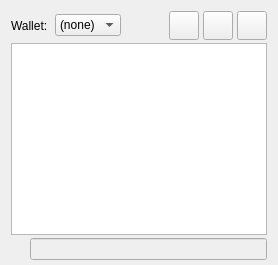
     <widget class="QWidget" name="tab_console">
      <attribute name="title">
       <string>&amp;Console</string>
      </attribute>
      <layout class="QVBoxLayout" name="verticalLayout_3">
       <property name="spacing">
        <number>3</number>
       </property>
       <property name="bottomMargin">
        <number>5</number>
       </property>
       <item>
        <layout class="QHBoxLayout" name="horizontalLayout">
         <property name="spacing">
          <number>4</number>
         </property>
         <item>
          <widget class="QLabel" name="WalletSelectorLabel">
           <property name="text">
            <string>Wallet: </string>
           </property>
          </widget>
         </item>
         <item>
          <widget class="QComboBox" name="WalletSelector">
           <property name="sizeAdjustPolicy">
            <enum>QComboBox::AdjustToContents</enum>
           </property>
           <item>
            <property name="text">
             <string>(none)</string>
            </property>
           </item>
          </widget>
         </item>
         <item>
          <spacer name="horizontalSpacer">
           <property name="orientation">
            <enum>Qt::Horizontal</enum>
           </property>
           <property name="sizeHint" stdset="0">
            <size>
             <width>40</width>
             <height>20</height>
            </size>
           </property>
          </spacer>
         </item>
         <item>
          <widget class="QToolButton" name="fontSmallerButton">
           <property name="toolTip">
            <string>Decrease font size</string>
           </property>
           <property name="text">
            <string/>
           </property>
           <property name="icon">
            <iconset resource="../cscoin.qrc">
             <normaloff>:/icons/fontsmaller</normaloff>:/icons/fontsmaller</iconset>
           </property>
           <property name="iconSize">
            <size>
             <width>22</width>
             <height>22</height>
            </size>
           </property>
          </widget>
         </item>
         <item>
          <widget class="QToolButton" name="fontBiggerButton">
           <property name="toolTip">
            <string>Increase font size</string>
           </property>
           <property name="text">
            <string/>
           </property>
           <property name="icon">
            <iconset resource="../cscoin.qrc">
             <normaloff>:/icons/fontbigger</normaloff>:/icons/fontbigger</iconset>
           </property>
           <property name="iconSize">
            <size>
             <width>22</width>
             <height>22</height>
            </size>
           </property>
          </widget>
         </item>
         <item>
          <widget class="QToolButton" name="clearButton">
           <property name="toolTip">
            <string>Clear console</string>
           </property>
           <property name="layoutDirection">
            <enum>Qt::LeftToRight</enum>
           </property>
           <property name="text">
            <string/>
           </property>
           <property name="icon">
            <iconset resource="../cscoin.qrc">
             <normaloff>:/icons/remove</normaloff>:/icons/remove</iconset>
           </property>
           <property name="iconSize">
            <size>
             <width>22</width>
             <height>22</height>
            </size>
           </property>
           <property name="shortcut">
            <string notr="true">Ctrl+L</string>
           </property>
          </widget>
         </item>
        </layout>
       </item>
       <item>
        <widget class="QTextEdit" name="messagesWidget">
         <property name="minimumSize">
          <size>
           <width>0</width>
           <height>100</height>
          </size>
         </property>
         <property name="readOnly">
          <bool>true</bool>
         </property>
         <property name="tabKeyNavigation" stdset="0">
          <bool>false</bool>
         </property>
         <property name="columnCount" stdset="0">
          <number>2</number>
         </property>
        </widget>
       </item>
       <item>
        <layout class="QHBoxLayout" name="horizontalLayoutPrompt">
         <property name="spacing">
          <number>3</number>
         </property>
         <item>
          <widget class="QPushButton" name="promptIcon">
           <property name="enabled">
            <bool>false</bool>
           </property>
           <property name="maximumSize">
            <size>
             <width>16</width>
             <height>24</height>
            </size>
           </property>
           <property name="text">
            <string/>
           </property>
           <property name="icon">
            <iconset resource="../cscoin.qrc">
             <normaloff>:/icons/prompticon</normaloff>
             <disabledoff>:/icons/prompticon</disabledoff>:/icons/prompticon</iconset>
           </property>
           <property name="iconSize">
            <size>
             <width>14</width>
             <height>14</height>
            </size>
           </property>
           <property name="autoDefault">
            <bool>false</bool>
           </property>
           <property name="flat">
            <bool>true</bool>
           </property>
          </widget>
         </item>
         <item>
          <widget class="QLineEdit" name="lineEdit">
           <property name="enabled">
            <bool>false</bool>
           </property>
           <property name="placeholderText">
            <string/>
           </property>
          </widget>
         </item>
        </layout>
       </item>
      </layout>
     </widget>
